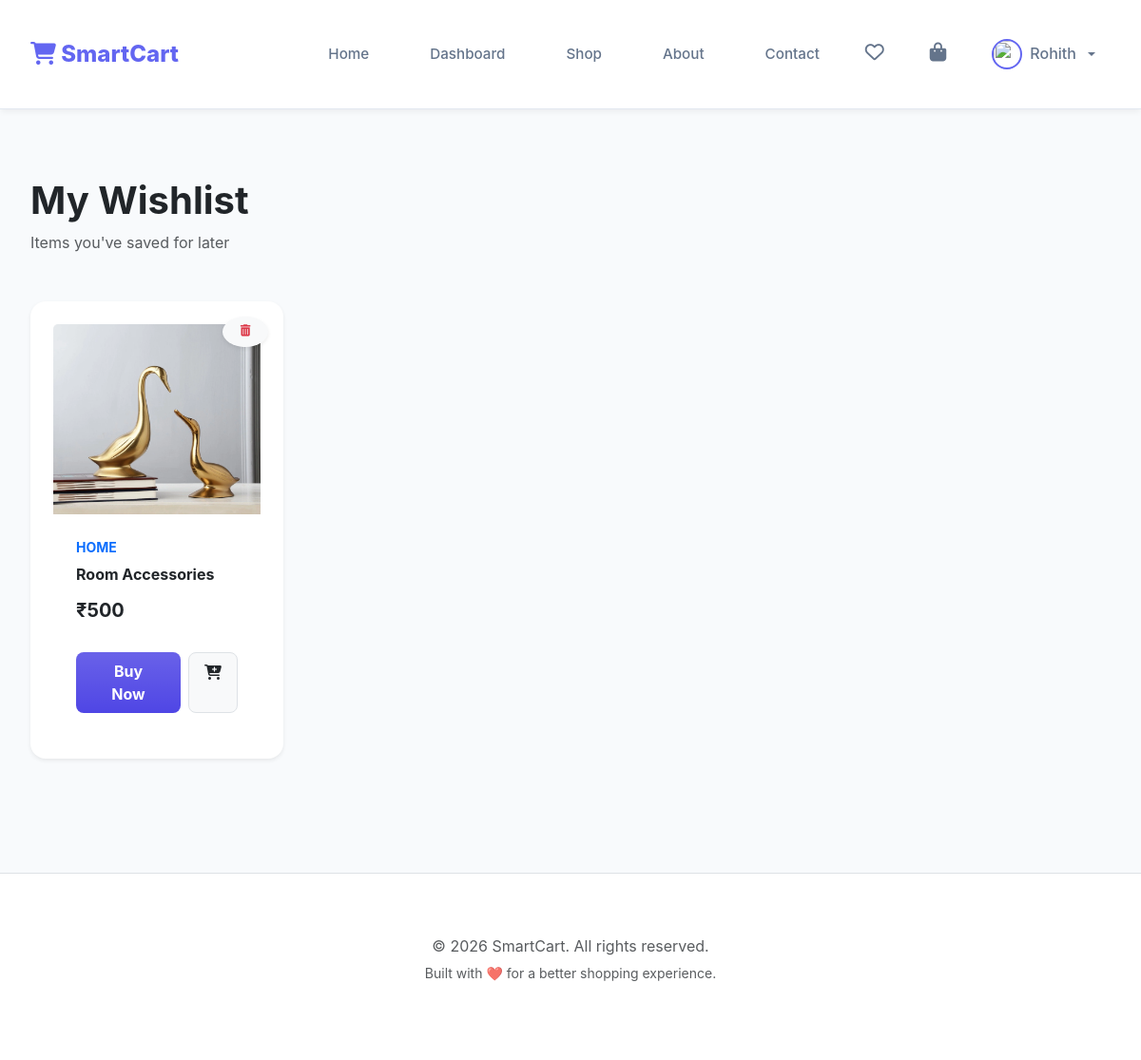
The page /wishlist (signed in) on the database its author committed.
### tables this page shows
CREATE TABLE products (
        product_id INTEGER PRIMARY KEY AUTOINCREMENT,
        admin_id INTEGER,
        name TEXT NOT NULL,
        description TEXT,
        price DECIMAL(10, 2) NOT NULL,
        stock INTEGER DEFAULT 0,
        category TEXT,
        image TEXT,
        created_at TIMESTAMP DEFAULT CURRENT_TIMESTAMP,
        FOREIGN KEY (admin_id) REFERENCES admin(admin_id) ON DELETE SET NULL
    );

### app.py (the view)
@app.route('/wishlist')
def view_wishlist():
    if 'user_id' not in session:
        return redirect(url_for('user_login'))
    user_id = session.get('user_id')
    conn = get_db_connection()
    cursor = conn.cursor()
    cursor.execute("""
        SELECT p.*
        FROM wishlist w
        JOIN products p ON w.product_id = p.product_id
        WHERE w.user_id = ?
    """, (user_id,))
    products = cursor.fetchall()
    cursor.close()
    conn.close()
    return render_template('user/wishlist.html', products=products)

### app.py (called while the page is built)
def get_db_connection():
    try:
        conn = sqlite3.connect(app.config['DATABASE_PATH'], detect_types=sqlite3.PARSE_DECLTYPES)
        conn.row_factory = sqlite3.Row
        conn.execute("PRAGMA foreign_keys = ON")
        return conn
    except sqlite3.Error as err:
        print(f"Error: {err}")
        return None

### templates/user/wishlist.html (shortened to what this page needs)
{% extends "user/base.html" %}
{% block content %}
<div class="py-5">
    <div class="mb-5">
        <h1 class="display-6 fw-bold text-dark mb-2">My Wishlist</h1>
        <p class="text-muted">Items you've saved for later</p>
    </div>
    {% if products %}
    <div class="row row-cols-1 row-cols-sm-2 row-cols-md-3 row-cols-lg-4 g-4">
        {% for product in products %}
        <div class="col">
            <div class="card h-100 border-0 shadow-sm rounded-4 overflow-hidden product-card position-relative transition-up">
                <a href="{{ url_for('remove_from_wishlist', product_id=product.product_id) }}"
                   class="position-absolute top-0 end-0 m-3 btn btn-light btn-sm rounded-circle shadow-sm text-danger z-3 d-flex align-items-center justify-content-center"
                   style="width: 32px; height: 32px;">
                    <i class="fas fa-trash-alt small"></i>
                </a>
                <a href="{{ url_for('product_details', product_id=product.product_id) }}" class="text-decoration-none h-100 d-flex flex-column">
                    <img src="{{ url_for('static', filename='uploads/product_images/' + product.image if product.image else 'default_product.png') }}"
                        class="card-img-top" style="height: 200px; object-fit: cover;">
                    <div class="card-body p-4 flex-grow-1">
                        <span class="text-primary fw-bold small text-uppercase mb-2 d-block">{{ product.category }}</span>
                        <h3 class="h6 fw-bold text-dark mb-3 text-truncate-2">{{ product.name }}</h3>
                        <div class="h5 fw-bold text-dark">₹{{ product.price }}</div>
                    </div>
                </a>
                <div class="card-footer bg-white border-0 p-4 pt-0">
                    <div class="d-flex gap-2">
                        <a href="{{ url_for('buy_now', product_id=product.product_id) }}" class="btn btn-primary bg-gradient flex-grow-1 py-2 fw-bold rounded-3 border-0">
                            Buy Now
                        </a>
                        <a href="{{ url_for('add_to_cart', product_id=product.product_id) }}" class="btn btn-light py-2 px-3 rounded-3 border shadow-none text-dark">
                            <i class="fas fa-cart-plus"></i>
                        </a>
                    </div>
                </div>
            </div>
        </div>
        {% endfor %}
    </div>
    {% endif %}
</div>
{% endblock %}

### static/css/style.css (style rules this page uses)
:root { --primary-color: #4f46e5; --primary-hover: #4338ca; --secondary-color: #f8fafc; --accent-color: #06b6d4; --text-primary: #1e293b; --text-secondary: #64748b; --bg-main: #f1f5f9; --card-bg: #ffffff; --success: #10b981; --danger: #ef4444; --warning: #f59e0b; --shadow: 0 4px 6px -1px rgb(0 0 0 / 0.1), 0 2px 4px -2px rgb(0 0 0 / 0.1); --shadow-lg: 0 10px 15px -3px rgb(0 0 0 / 0.1), 0 4px 6px -4px rgb(0 0 0 / 0.1); --radius: 12px; }
* { margin: 0; padding: 0; box-sizing: border-box; font-family: 'Inter', -apple-system, sans-serif; }
body { background-color: var(--bg-main); color: var(--text-primary); line-height: 1.6; }
.btn { display: inline-block; padding: 0.75rem 1.5rem; border-radius: 8px; font-weight: 600; text-decoration: none; cursor: pointer; transition: all 0.2s; border: none; text-align: center; }
.btn-primary { background-color: var(--primary-color); color: white; width: 100%; }
.card { background: white; border-radius: var(--radius); padding: 1.5rem; box-shadow: var(--shadow); }

### templates/user/base.html (style rules this page uses)
:root { --primary-gradient: linear-gradient(135deg, #6366f1 0%, #a855f7 100%); --font-main: 'Outfit', sans-serif; }
body { font-family: var(--font-main); background-color: #f8fafc; color: #1e293b; }

### rows shown on the page
products: image (picture), category "HOME", name "Room Accessories", price "500"

### other values the page prints
{{ session.get('user_name') }} "Rohith"
